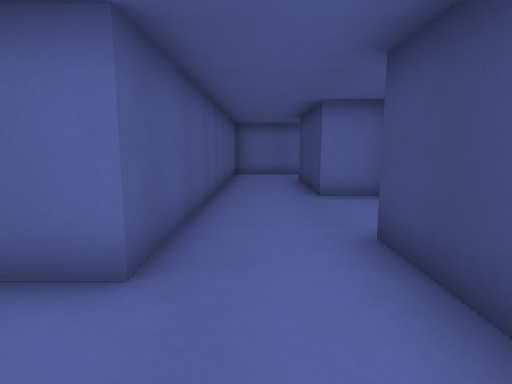
view 1 (above)

19 first-person views from a walk through a 3-D level made in the Godot game engine. The camera is 1.4 m above the floor, tilts 8° down and sees 80° across. The floor is counted in squares, 1.2 m on a side. Each view is taken from the middle of a square. On the plan, view 1 faces up. The plan holds only what a view shows up to about 13 squares ahead; the rest is blank. The place goes on beyond the plan. Characters and animated objects are left out.

view 2
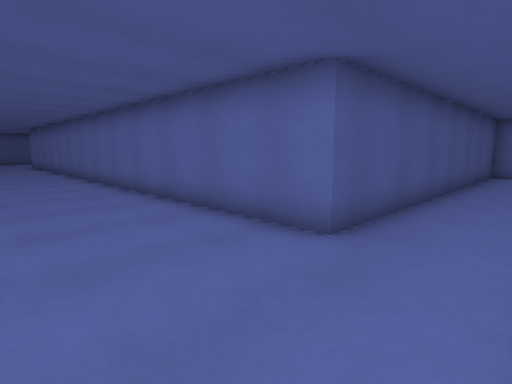

view 3
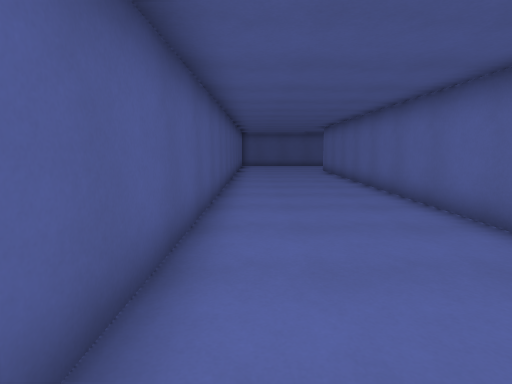

view 4
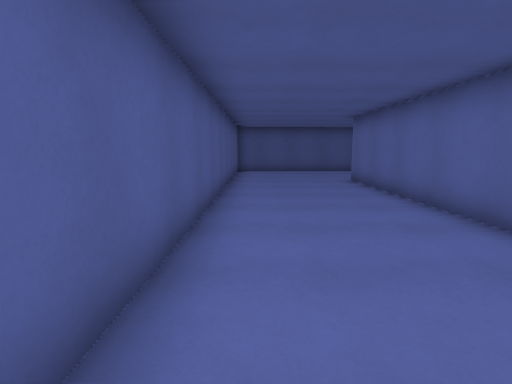

view 5
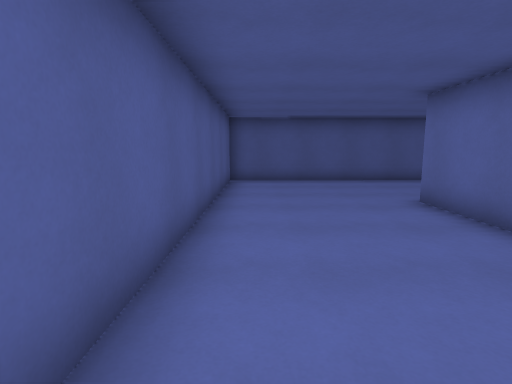

view 6
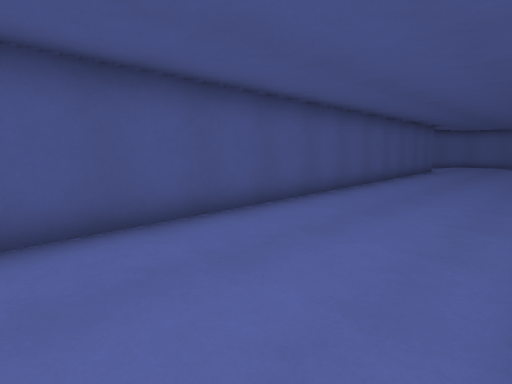

view 7
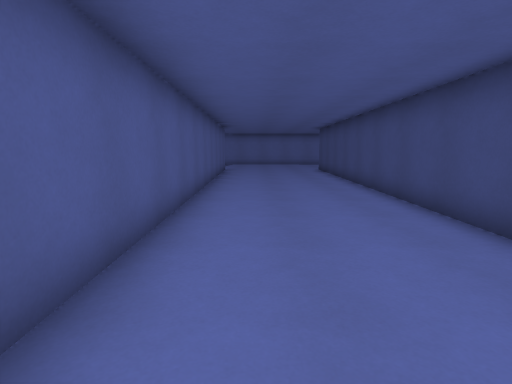

view 8
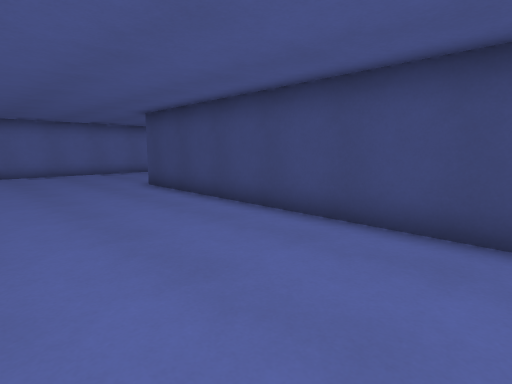

view 9
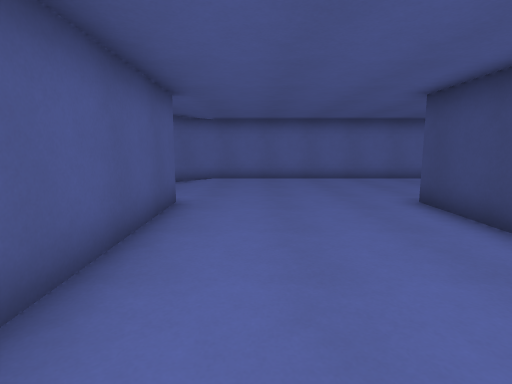

view 10
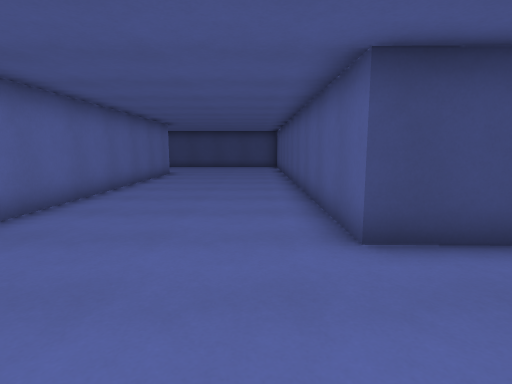

view 11
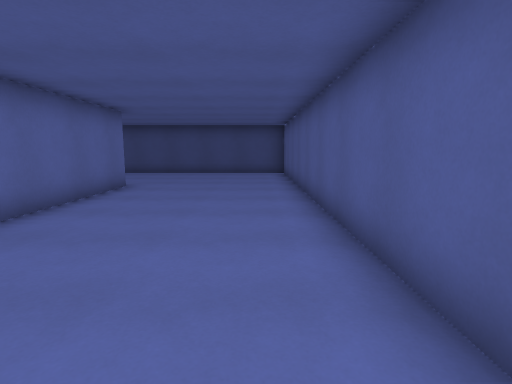

view 12
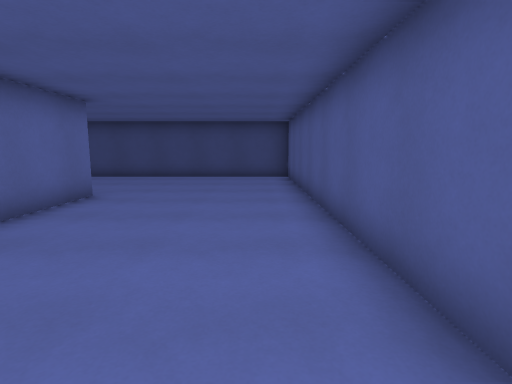

view 13
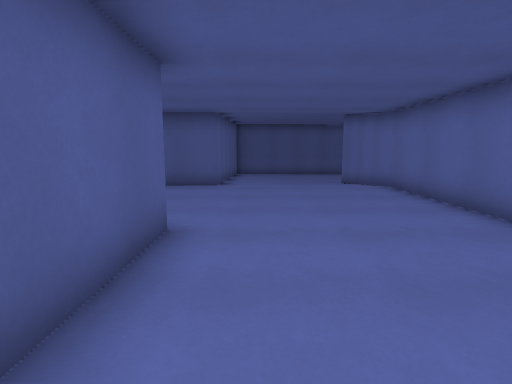

view 14
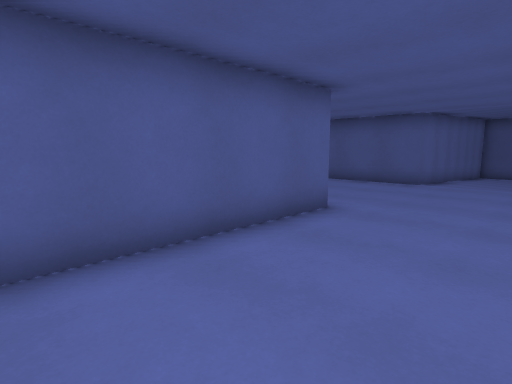

view 15
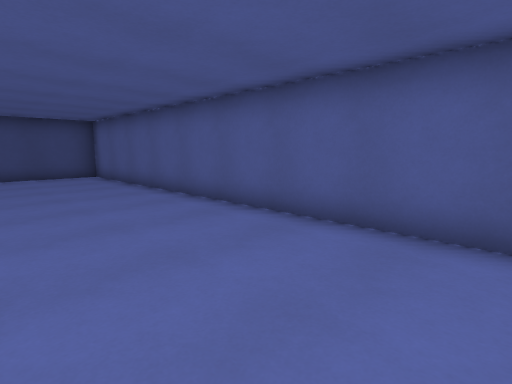

view 16
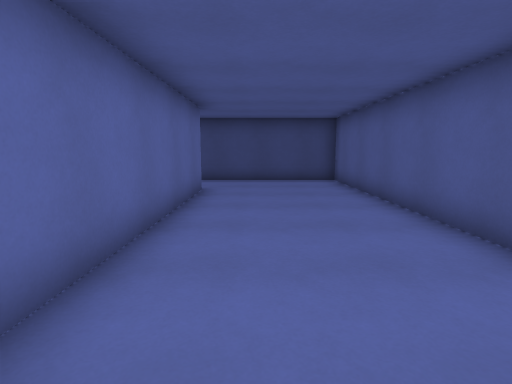

view 17
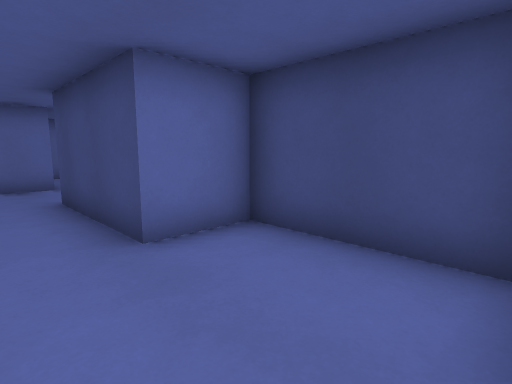

view 18
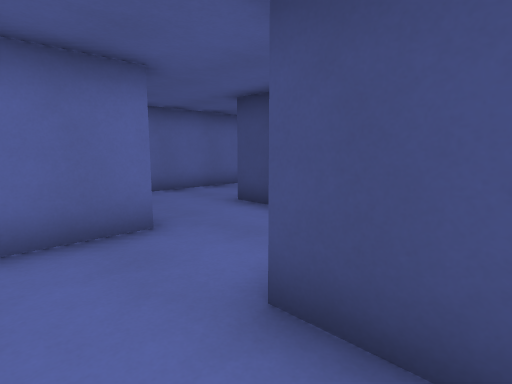

view 19
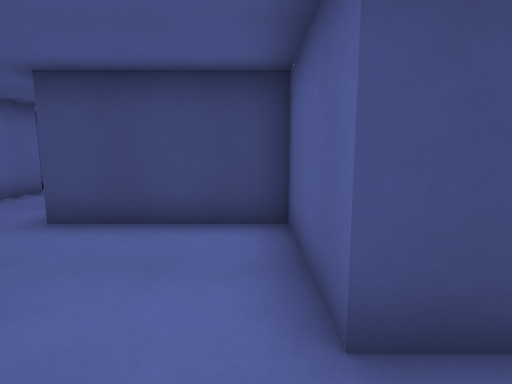

### Floor plan
Points are (right, up) in squares from view 1. A wall is a line through its corners. A room is listed if a view was taken in it or the views show most of it. See-through windows are left out.
Room 1 (views 1, 2, 3, 4, 5, 6, 7, 8, 9, 10, 11, 12, 13, 14, 15, 16, 17)
walls: (-22.7, 4.8) (-22.4, 18.7) (-6, 18.6) (-6, 26.6); (-31.5, 18.7) (-27.8, 18.7) (-27.4, -2) (1.6, -2) (1.6, 3.9); (-11.3, 24.1) (-31.1, 24.2); (-1.1, 4.6) (-1.1, 2.6) (-22.8, 2.7)
ways out: opening at (0.5, 3.5) to room 2
Room 2 (views 18, 19)
walls: (3.4, 4.1) (3.4, 7.6) (1.6, 7.6) (1.6, 11.5); (2.1, 14.2) (-1, 14.2) (-1.1, 4.6)
ways out: opening at (0.5, 3.5) to room 1; opening at (2, 12.5) to room 3
Room 3 (no view inside)
walls: (1.6, 11.5) (4.7, 11.5) (4.7, 13.4)
ways out: opening at (2, 12.5) to room 2; opening at (3.5, 14.5)

Where each view was taken, in squares from view 1:
view 1: 0 up, 0 right, facing up
view 2: 1 down, 1 right, facing up-left
view 3: 1 down, 6 left, facing left
view 4: 1 down, 11 left, facing left
view 5: 1 down, 16 left, facing left
view 6: 1 up, 23 left, facing up-left
view 7: 1 up, 26 left, facing up
view 8: 9 up, 27 left, facing up-right
view 9: 12 up, 26 left, facing up
view 10: 20 up, 26 left, facing right
view 11: 20 up, 21 left, facing right
view 12: 20 up, 19 left, facing right
view 13: 20 up, 18 left, facing left
view 14: 22 up, 17 left, facing down-left
view 15: 23 up, 20 left, facing down-right
view 16: 1 up, 10 left, facing right
view 17: 4 up, 0 right, facing up-right
view 18: 10 up, 0 right, facing up-right
view 19: 12 up, 0 right, facing right
